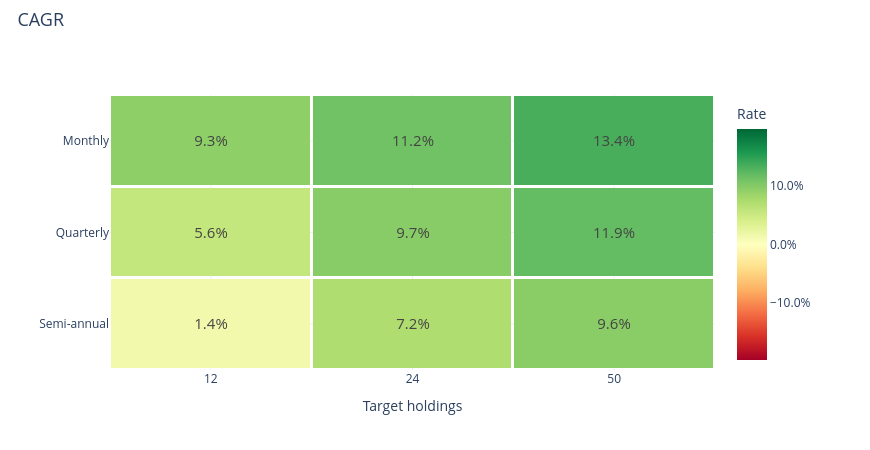

The code cell stored with this chart in its notebook:
### Markdown cell above
### CAGR

### Code cell
research.heatmap('cagr')

### Figure 1 — Plotly figure (JSON) as saved in the notebook; plotly's stock layout.template omitted (floating-point values rounded to 4 significant figures)
{"data": [{"colorbar": {"tickformat": ".1%", "title": {"text": "Rate"}}, "colorscale": [[0.0, "rgb(165,0,38)"], [0.1, "rgb(215,48,39)"], [0.2, "rgb(244,109,67)"], [0.3, "rgb(253,174,97)"], [0.4, "rgb(254,224,139)"], [0.5, "rgb(255,255,191)"], [0.6, "rgb(217,239,139)"], [0.7, "rgb(166,217,106)"], [0.8, "rgb(102,189,99)"], [0.9, "rgb(26,152,80)"], [1.0, "rgb(0,104,55)"]], "text": [["9.3%", "11.2%", "13.4%"], ["5.6%", "9.7%", "11.9%"], ["1.4%", "7.2%", "9.6%"]], "textfont": {"size": 15}, "texttemplate": "%{text}", "type": "heatmap", "x": ["12", "24", "50"], "xgap": 3, "y": ["Monthly", "Quarterly", "Semi-annual"], "ygap": 3, "z": [[0.09335, 0.1117, 0.1339], [0.05643, 0.09727, 0.1185], [0.01371, 0.07157, 0.09581]], "zmax": 0.1971, "zmid": 0.0, "zmin": -0.1971}], "layout": {"height": 450, "hovermode": "closest", "legend": {"font": {"size": 12}, "itemclick": "toggle", "itemdoubleclick": "toggleothers", "x": 1.025, "y": 1}, "margin": {"b": 80, "l": 110, "r": 155, "t": 95}, "title": {"font": {"size": 18}, "text": "CAGR", "x": 0.02, "y": 0.97}, "width": 870, "xaxis": {"title": {"text": "Target holdings"}}, "yaxis": {"autorange": "reversed"}}}
